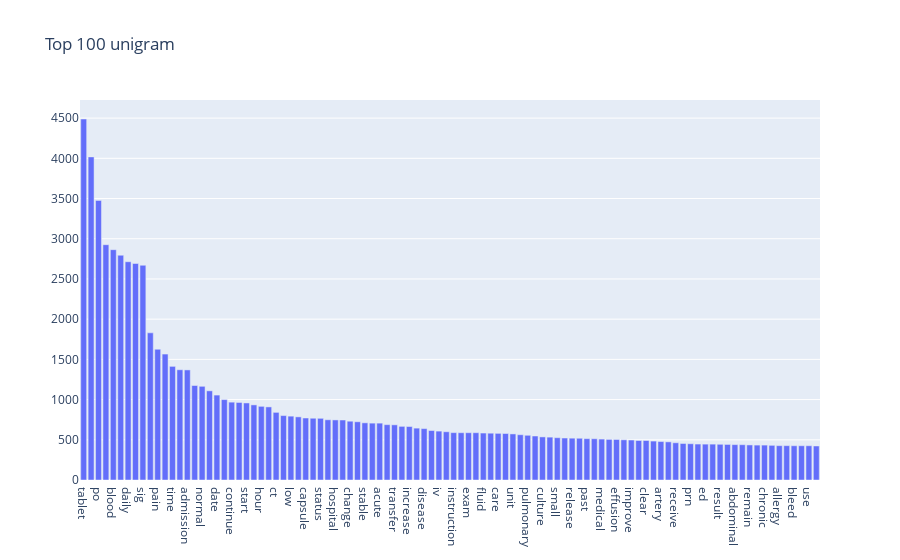

Notebook cell for this chart:
### Code cell
get_top_ngram(df['content_txt_preprocessed'], ngram=1, top_n=100, stop_words=stop_words)

### Figure 1 — Plotly figure (JSON) as saved in the notebook; plotly's stock layout.template omitted (floating-point values rounded to 4 significant figures)
{"data": [{"type": "bar", "x": ["tablet", "mg", "po", "patient", "blood", "day", "daily", "discharge", "sig", "history", "pain", "right", "time", "medication", "admission", "need", "normal", "pt", "date", "left", "continue", "follow", "start", "chest", "hour", "present", "ct", "leave", "low", "home", "capsule", "note", "status", "negative", "hospital", "sp", "change", "course", "stable", "prior", "acute", "week", "transfer", "likely", "increase", "dr", "disease", "followup", "iv", "lung", "instruction", "service", "exam", "bid", "fluid", "dose", "care", "plt", "unit", "renal", "pulmonary", "mild", "culture", "place", "small", "fever", "release", "edema", "past", "evidence", "medical", "urine", "effusion", "admit", "improve", "family", "clear", "procedure", "artery", "deny", "receive", "diagnosis", "prn", "heart", "ed", "ventricular", "result", "report", "abdominal", "aortic", "remain", "bilateral", "chronic", "pressure", "allergy", "concern", "bleed", "level", "use", "surgical"], "y": [4489, 4018, 3477, 2926, 2864, 2795, 2714, 2692, 2670, 1830, 1626, 1566, 1413, 1371, 1369, 1175, 1165, 1109, 1056, 1000, 968, 964, 958, 934, 916, 909, 841, 801, 794, 785, 771, 768, 767, 749, 747, 746, 731, 724, 711, 707, 707, 688, 686, 667, 665, 645, 639, 615, 608, 600, 589, 588, 588, 588, 584, 582, 580, 578, 573, 563, 556, 547, 536, 533, 526, 522, 520, 519, 514, 513, 509, 505, 504, 500, 497, 491, 491, 484, 478, 474, 463, 454, 451, 447, 446, 446, 444, 442, 440, 439, 436, 434, 434, 431, 427, 427, 426, 426, 426, 423]}], "layout": {"title": {"text": "Top 100 unigram"}}}
